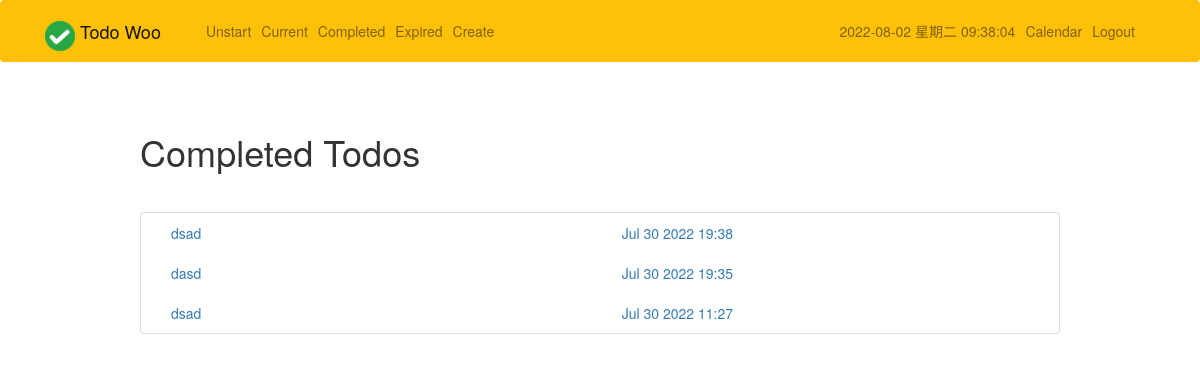
/completed/ (signed in), run on an earlier commit of the app's database.
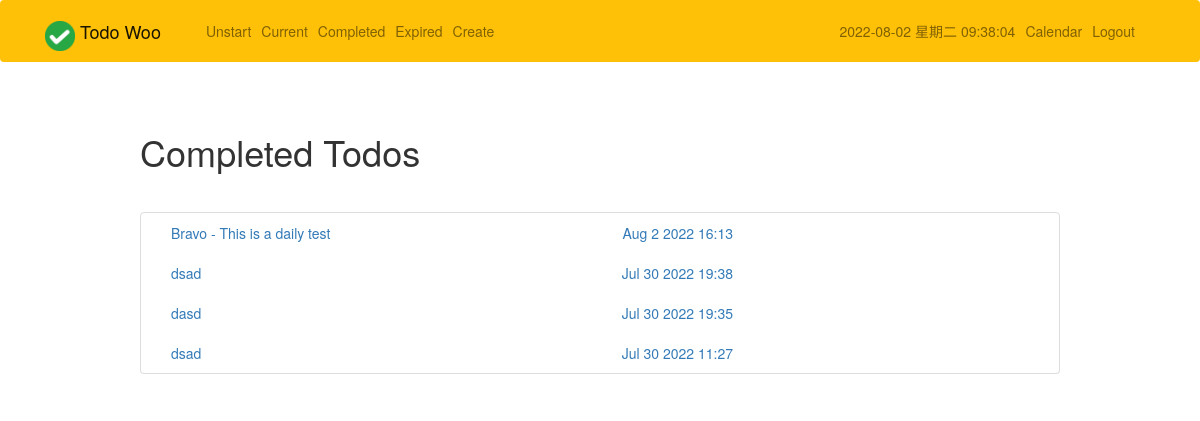
And on a later commit of the database.
### todo/models.py (models this page shows, shortened)
class Todo(models.Model):
    title = models.CharField(verbose_name="标题", max_length=100)
    memo = models.TextField(verbose_name="内容", blank=True)
    created = models.DateTimeField(auto_now_add=True)
    datecompleted = models.DateTimeField(null=True, blank=True)
    important = models.BooleanField(default=False)  # 不要用这个，没有用
    user = models.ForeignKey(User, on_delete=models.CASCADE)
    level = models.SmallIntegerField(verbose_name="任务重要性", choices=level_choices, default=0)
    expiration_date = models.DateTimeField(verbose_name="任务截止日期", null=True, blank=True)
    status = models.SmallIntegerField(verbose_name="任务状态", choices=status_choices, default=0)
    predict_hour = models.IntegerField(verbose_name="预计花费小时", default=0)
    predict_minute = models.IntegerField(verbose_name="预计花费分钟", default=0)
    isDaily = models.BooleanField(verbose_name="日常", default=False)
    fixedTime_start = models.TimeField(verbose_name="日常任务固定时间开始", null=True, blank=True)
    fixedTime_end = models.TimeField(verbose_name="日常任务固定时间结束", null=True, blank=True)
    tag = models.SmallIntegerField(verbose_name="标签", choices=tag_choices, default=0)
    overdue = models.BooleanField(default=False)

### todo/views.py (the view)
# urls.py: path('completed/', views.completedtodos, name='completedtodos'),
@login_required
def completedtodos(request):
    todos = Todo.objects.filter(user=request.user, datecompleted__isnull=False).order_by('-datecompleted')
    return render(request, 'todo/completedtodos.html', {'todos': todos})

### todo/templates/todo/completedtodos.html (shortened to what this page needs)
{% extends "todo/base.html" %}
{% load static %}
{% block css %}
    <link rel="stylesheet" href="{% static 'plugins/bootstrap_dist/css/bootstrap.css' %}">
{% endblock %}
{% block content %}
    <div class="row justify-content-center mt-5">
        <div class="col-md-10">
            <h1>Completed Todos</h1>
        </div>
    </div>
    <div class="row justify-content-center mt-5">
        <div class="col-md-10">
            <div class="list-group">
                {% for todo in todos %}
                    <div class="list-group-item list-group-item-action{% if todo.important %} list-group-item-danger{% endif %}">
                        <a href="{% url 'viewtodo' todo.id %}" class="col-lg-8">
                            {{ todo.title }}
                            {% if todo.memo %} - {{ todo.memo }}{% endif %}
                            <div style="float: right">
                                {{ todo.datecompleted|date:'M j Y H:i' }}
                            </div>
                        </a>
                    </div>
                {% endfor %}
            </div>
        </div>
    </div>
{% endblock %}

What changed in the data, as far as the page shows it:
added Todo: title "Bravo", memo "This is a daily test", datecompleted "Aug 2 2022 16:13"
